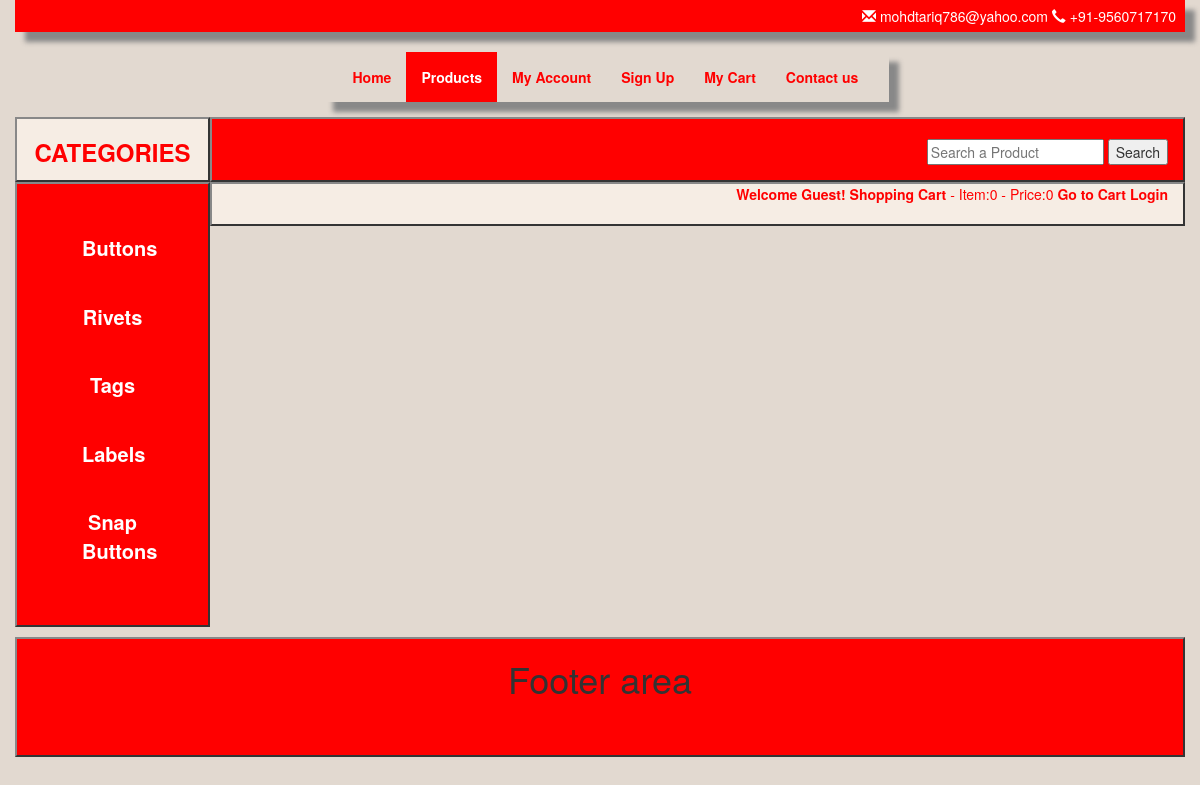
The app's page /results.php with its own data.
### tables this page shows
CREATE TABLE `categories` (
  `cat_id` int(10) NOT NULL,
  `title` varchar(20) NOT NULL
);

### results.php (the view, shortened to what this page needs)
<?php
include 'includes/db.php';
?>
<!DOCTYPE html>
<html>
    <head>
        <link rel="stylesheet" href="css/bootstrap.css"/>
<link rel="stylesheet" href="css/mystyle.css"/>
    </head>
    <body style="background:#E2D9D0;">
       <div class="container header" style="box-shadow: 10px 10px 5px #888888;">
<div class="container text-right">
<span class="glyphicon glyphicon-envelope"></span> mohdtariq786@yahoo.com
   <span class="glyphicon glyphicon-earphone"></span> +91-9560717170
</div>
</div>
<div class="container">
<div class="container menu">
<div class="row">
<div class="col-sm-3"></div>
<div class="col-sm-9" style="box-shadow: 10px 10px 5px #888888;width:566px;">
    <nav class="nav navbar-default" style="background:#E2D9D0;">
<ul class="nav navbar-nav " >
    <li><a href="index.php">Home</a></li>
    <li class="active"><a href="products.php">Products</a></li>
<li><a href="dgd">My Account</a></li>
<li><a href="dgg">Sign Up</a></li>
<li><a href="gd">My Cart</a></li>
<li><a href="gh">Contact us</a></li>
</ul>
</nav>
</div>
</div>
</div>
</div>
<div class="container">
    <div class="row">
        <div class="col-sm-2" style="background:#F6EDE4;margin-top:15px;height:65px;border:2px outset #888888 ; ">
           <h3 style="color:red;font-weight:bold;text-align:center;">CATEGORIES</h3>
        </div>
        <div class="col-sm-10" style="background:red;margin-top:15px;height:65px;border:2px outset #888888;">
            <div style="float:right;margin-top:20px; ">
                <form action="results.php" method="post">
                    <input type="text" name="search" placeholder="Search a Product">
                <input type="submit" name="search_product" value="Search">
            </form>
            </div>
        </div>
</div>
    <div class="row">
        <div class="col-sm-2" style="background:red;height:auto;border:2px outset #888888;">
            <ul style="list-style:none;text-align:center;padding:10px;font-weight:bold;font-size:20px;">
              <?php
                $q="select * from categories";
                $result=mysqli_query($con,$q);
                while($row_cat=mysqli_fetch_array($result)){
                    $cat_id=$row_cat['cat_id'];
                    $title=$row_cat['title'];
           echo    " <li style='margin:40px;margin-top:40px;'><a style='text-decoration:none;color:white;' href='products.php?cat=$cat_id'>$title</a></li>";
                }
                  ?>
            </ul>
            </div>
        <div class="col-sm-10" id="content" style="background:#F6EDE4;height:auto;border:2px outset #888888;">
           <div style="float:right;color:red;">
                <b> <?php
              if(!isset($_SESSION['customer_email'])){
                  echo "Welcome Guest!";
              }
              else{
                  $em=$_SESSION['customer_email'];
                  echo "Welcome $em";
              }
                ?></b>
                <b>Shopping Cart</b>
                 <span>- Item:<?php item(); ?> - Price:<?php price(); ?></span> <a href="cart.php" style="color: red;font-weight:bold;">Go to Cart</a>
                 <?php
              if(!isset($_SESSION['customer_email'])){
                echo"<a href='checkout.php' style='color:red;font-weight: bold;'>Login</a>";
              }
              else{
                  echo"<a href='logout.php' style='color:red;font-weight: bold;'>Logout</a>";
              }
              ?>
            </div>
            <div style="margin-top:10px;text-align:center;color:red;width:860px;padding:10px;margin-left:30px;margin-bottom:10px;" >
                </div>
        </div>
    </div>
</div>
<div class="container" style="height:120px;background:red;text-align:center;margin-top:10px;border:2px outset #888888; ">
        <h1>Footer area</h1>
</div>
    </body>
</html>

### css/mystyle.css (style rules this page uses)
.header { background:red; padding:6px; }
.header div { color:white; }
.menu { margin-top:20px; }
.menu .navbar-nav li a { font-weight:bold;color:red; }
.menu .navbar-nav .active a,.menu .navbar-nav .active a:hover { background:red;color:white; }

### records on screen
categories: title "Buttons"
categories: title "Rivets"
categories: title "Tags"
categories: title "Labels"
categories: title "Snap Buttons"

### other values on screen
$count_items "0"
$total_price "0"
